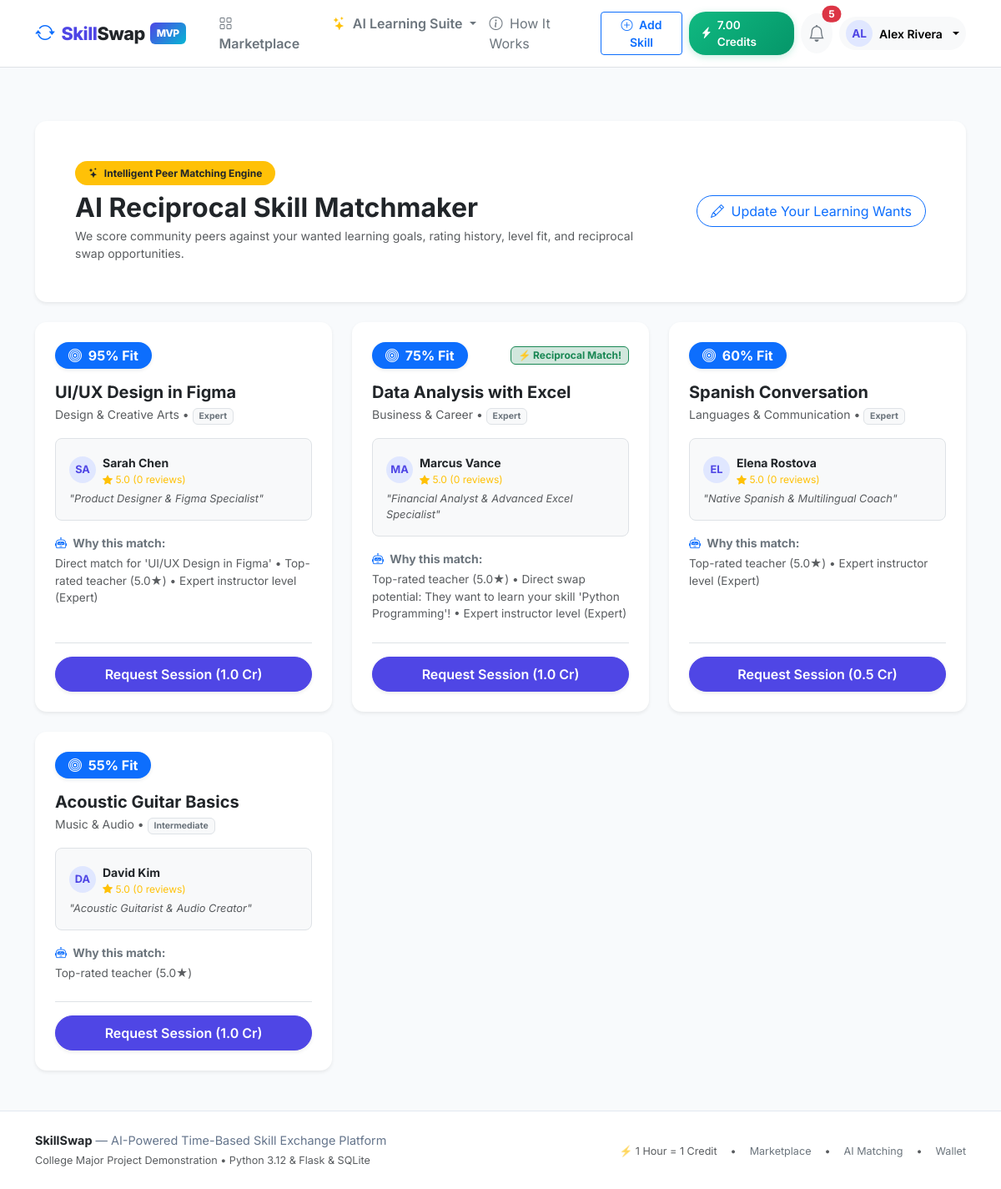
/ai/matching (signed in), run on the app's committed database.
### app/models/wallet.py (models this page shows, shortened)
class Wallet(db.Model):
    __tablename__ = "wallets"
    id = db.Column(db.Integer, primary_key=True)
    user_id = db.Column(db.Integer, db.ForeignKey("users.id"), unique=True, nullable=False, index=True)
    available_balance = db.Column(db.Numeric(8, 2), default=Decimal("0.00"), nullable=False)
    reserved_balance = db.Column(db.Numeric(8, 2), default=Decimal("0.00"), nullable=False)
    updated_at = db.Column(db.DateTime, default=lambda: datetime.now(timezone.utc), onupdate=lambda: datetime.now(timezone.utc), nullable=False)
    user = db.relationship("User", back_populates="wallet")
    transactions = db.relationship(
        "WalletTransaction", back_populates="wallet", cascade="all, delete-orphan", order_by="desc(WalletTransaction.created_at)"
    )

### app/models/user.py (models this page shows, shortened)
class User(UserMixin, db.Model):
    __tablename__ = "users"
    id = db.Column(db.Integer, primary_key=True)
    username = db.Column(db.String(64), unique=True, nullable=False, index=True)
    email = db.Column(db.String(120), unique=True, nullable=False, index=True)
    password_hash = db.Column(db.String(256), nullable=False)
    full_name = db.Column(db.String(100), nullable=False)
    role = db.Column(db.String(20), default="user", nullable=False)  # 'user', 'admin'
    status = db.Column(db.String(20), default="active", nullable=False)  # 'active', 'suspended'
    bio = db.Column(db.Text, default="")
    headline = db.Column(db.String(150), default="")
    location = db.Column(db.String(100), default="")
    timezone = db.Column(db.String(50), default="UTC")
    avatar_path = db.Column(db.String(255), nullable=True)
    created_at = db.Column(db.DateTime, default=lambda: datetime.now(timezone.utc), nullable=False)
    updated_at = db.Column(db.DateTime, default=lambda: datetime.now(timezone.utc), onupdate=lambda: datetime.now(timezone.utc), nullable=False)
    wallet = db.relationship("Wallet", back_populates="user", uselist=False, cascade="all, delete-orphan")
    skills = db.relationship("UserSkill", back_populates="user", cascade="all, delete-orphan", lazy="dynamic")
    availability = db.relationship("AvailabilitySlot", back_populates="user", cascade="all, delete-orphan")
    bookings_as_learner = db.relationship(
        "Booking", foreign_keys="Booking.learner_id", back_populates="learner", lazy="dynamic"
    )
    bookings_as_teacher = db.relationship(
        "Booking", foreign_keys="Booking.teacher_id", back_populates="teacher", lazy="dynamic"
    )
    reviews_given = db.relationship(
        "Review", foreign_keys="Review.reviewer_id", back_populates="reviewer", lazy="dynamic"
    )
    reviews_received = db.relationship(
        "Review", foreign_keys="Review.reviewee_id", back_populates="reviewee", lazy="dynamic"
    )
    notifications = db.relationship("Notification", back_populates="user", cascade="all, delete-orphan", lazy="dynamic")
    roadmaps = db.relationship("LearningRoadmap", back_populates="user", cascade="all, delete-orphan", lazy="dynamic")
    quizzes = db.relationship("GeneratedQuiz", back_populates="user", cascade="all, delete-orphan", lazy="dynamic")
    ai_conversations = db.relationship("AIConversation", back_populates="user", cascade="all, delete-orphan", lazy="dynamic")
    ai_prefs = db.relationship("UserAIPrefs", back_populates="user", uselist=False, cascade="all, delete-orphan")
    @property
    def is_admin(self) -> bool:
        return self.role == "admin"
    @property
    def is_active(self) -> bool:
        return self.status == "active"
    @property
    def average_rating(self) -> float:
        reviews = self.reviews_received.all()
        if not reviews:
            return 5.0
        return round(sum(r.rating for r in reviews) / len(reviews), 1)
    @property
    def review_count(self) -> int:
        return self.reviews_received.count()

### app/models/skills.py (models this page shows, shortened)
class Skill(db.Model):
    __tablename__ = "skills"
    id = db.Column(db.Integer, primary_key=True)
    category_id = db.Column(db.Integer, db.ForeignKey("skill_categories.id"), nullable=False, index=True)
    name = db.Column(db.String(100), nullable=False, index=True)
    category = db.relationship("SkillCategory", back_populates="skills")
    user_skills = db.relationship("UserSkill", back_populates="skill", cascade="all, delete-orphan", lazy="dynamic")
    bookings = db.relationship("Booking", back_populates="skill", lazy="dynamic")
    __table_args__ = (
        db.UniqueConstraint("category_id", "name", name="uq_category_skill_name"),
    )

class SkillCategory(db.Model):
    __tablename__ = "skill_categories"
    id = db.Column(db.Integer, primary_key=True)
    name = db.Column(db.String(64), unique=True, nullable=False, index=True)
    description = db.Column(db.String(255), default="")
    icon = db.Column(db.String(64), default="bi-mortarboard")
    skills = db.relationship("Skill", back_populates="category", cascade="all, delete-orphan", lazy="dynamic")

class UserSkill(db.Model):
    __tablename__ = "user_skills"
    id = db.Column(db.Integer, primary_key=True)
    user_id = db.Column(db.Integer, db.ForeignKey("users.id"), nullable=False, index=True)
    skill_id = db.Column(db.Integer, db.ForeignKey("skills.id"), nullable=False, index=True)
    kind = db.Column(db.String(10), default="offer", nullable=False)  # 'offer' or 'want'
    level = db.Column(db.String(20), default="Intermediate", nullable=False)  # Beginner, Intermediate, Advanced, Expert
    description = db.Column(db.Text, default="")
    session_minutes = db.Column(db.Integer, default=60, nullable=False)
    is_active = db.Column(db.Boolean, default=True, nullable=False)
    created_at = db.Column(db.DateTime, default=lambda: datetime.now(timezone.utc), nullable=False)
    user = db.relationship("User", back_populates="skills")
    skill = db.relationship("Skill", back_populates="user_skills")
    @property
    def credit_cost(self) -> float:
        return round(self.session_minutes / 60.0, 2)

### app/ai/routes.py (the view)
@bp.route("/matching")
@login_required
def matching():
    matches = find_matches_for_user(current_user, limit=20)
    return render_template("ai/matching.html", matches=matches)

### app/templates/ai/matching.html (shortened to what this page needs)
{% extends "base.html" %}
{% block content %}
<div class="container py-4">
  <div class="card p-4 p-md-5 border-0 shadow-sm mb-4">
    <div class="row align-items-center gy-3">
      <div class="col-lg-8">
        <span class="badge bg-warning text-dark px-3 py-2 rounded-pill fw-bold mb-2">
          <i class="bi bi-stars me-1"></i> Intelligent Peer Matching Engine
        </span>
        <h2 class="fw-bold mb-1">AI Reciprocal Skill Matchmaker</h2>
        <p class="text-muted small mb-0">
          We score community peers against your wanted learning goals, rating history, level fit, and reciprocal swap opportunities.
        </p>
      </div>
      <div class="col-lg-4 text-lg-end">
        <a href="{{ url_for('skills.new') }}" class="btn btn-outline-primary rounded-pill px-3">
          <i class="bi bi-pencil me-1"></i> Update Your Learning Wants
        </a>
      </div>
    </div>
  </div>
  {% if matches %}
    <div class="row g-4">
      {% for match in matches %}
        <div class="col-md-6 col-lg-4">
          <div class="card h-100 p-4 border-0 shadow-sm card-hover d-flex flex-column">
            <div class="d-flex justify-content-between align-items-center mb-3">
              <span class="badge bg-primary fs-6 px-3 py-2 rounded-pill shadow-sm">
                <i class="bi bi-bullseye me-1"></i> {{ match.score }}% Fit
              </span>
              {% if match.has_reciprocal %}
                <span class="badge bg-success-subtle text-success border border-success fw-bold px-2 py-1">
                  ⚡ Reciprocal Match!
                </span>
              {% endif %}
            </div>
            <h5 class="fw-bold mb-1 text-dark">{{ match.skill.name }}</h5>
            <div class="text-muted small mb-3">
              {{ match.skill.category.name }} • <span class="badge bg-light text-secondary border">{{ match.user_skill.level }}</span>
            </div>
            <div class="p-3 bg-light rounded-3 border mb-3">
              <div class="d-flex align-items-center gap-2 mb-1">
                <div class="avatar-circle" style="width: 32px; height: 32px; font-size: 0.8rem;">
                  {{ match.teacher.username[:2].upper() }}
                </div>
                <div>
                  <a href="{{ url_for('auth.profile', username=match.teacher.username) }}" class="fw-bold small text-decoration-none text-dark">
                    {{ match.teacher.full_name }}
                  </a>
                  <div class="text-warning small" style="font-size: 0.75rem;">
                    <i class="bi bi-star-fill"></i> {{ match.teacher.average_rating }} ({{ match.teacher.review_count }} reviews)
                  </div>
                </div>
              </div>
              {% if match.teacher.headline %}
                <div class="text-muted small fst-italic mt-1" style="font-size: 0.8rem;">"{{ match.teacher.headline }}"</div>
              {% endif %}
            </div>
            <div class="mb-4 flex-grow-1">
              <div class="fw-bold text-secondary small mb-1">
                <i class="bi bi-robot text-primary me-1"></i> Why this match:
              </div>
              <p class="text-muted small mb-0" style="font-size: 0.85rem; line-height: 1.5;">
                {{ match.explanation }}
              </p>
            </div>
            <div class="pt-3 border-top mt-auto">
              <a href="{{ url_for('bookings.new', user_skill_id=match.user_skill.id) }}" class="btn btn-primary w-100 rounded-pill fw-semibold shadow-sm">
                Request Session ({{ match.user_skill.credit_cost }} Cr)
              </a>
            </div>
          </div>
        </div>
      {% endfor %}
    </div>
  {% endif %}
</div>
{% endblock %}

### app/templates/base.html (shortened to what this page needs)
<!DOCTYPE html>
<html lang="en">
<head>
  <link href="https://cdn.jsdelivr.net/npm/bootstrap@5.3.3/dist/css/bootstrap.min.css" rel="stylesheet">
  <link rel="stylesheet" href="https://cdn.jsdelivr.net/npm/bootstrap-icons@1.11.3/font/bootstrap-icons.min.css">
  <link rel="stylesheet" href="{{ url_for('static', filename='css/custom.css') }}">
</head>
<body>
  <nav class="navbar navbar-expand-lg navbar-light bg-white border-bottom sticky-top py-2">
    <div class="container">
      <a class="navbar-brand d-flex align-items-center" href="{{ url_for('dashboard.index') }}">
        <i class="bi bi-arrow-repeat text-primary me-2 fs-4"></i>
        <span>Skill<span class="text-dark">Swap</span></span>
        <span class="brand-badge">MVP</span>
      </a>
      <div class="collapse navbar-collapse" id="navbarMain">
        <ul class="navbar-nav me-auto mb-2 mb-lg-0 ms-lg-3">
          <li class="nav-item">
            <a class="nav-link fw-semibold text-secondary" href="{{ url_for('skills.index') }}">
              <i class="bi bi-grid me-1"></i> Marketplace
            </a>
          </li>
          <li class="nav-item dropdown">
            <a class="nav-link dropdown-toggle fw-semibold text-secondary" href="#" role="button" data-bs-toggle="dropdown">
              <i class="bi bi-stars text-warning me-1"></i> AI Learning Suite
            </a>
          </li>
          <li class="nav-item">
            <a class="nav-link text-secondary" href="#" data-bs-toggle="modal" data-bs-target="#howItWorksModal">
              <i class="bi bi-info-circle me-1"></i> How It Works
            </a>
          </li>
        </ul>
        <div class="d-flex align-items-center gap-2">
          {% if current_user.is_authenticated %}
            <a href="{{ url_for('skills.new') }}" class="btn btn-outline-primary btn-sm fw-semibold d-none d-md-inline-block">
              <i class="bi bi-plus-circle me-1"></i> Add Skill
            </a>
            <a href="{{ url_for('wallet.index') }}" class="credit-pill" title="1 Hour Teaching = 1 Credit">
              <i class="bi bi-lightning-charge-fill"></i>
              <span>{{ current_user.wallet.available_balance if current_user.wallet else '0.00' }} Credits</span>
            </a>
            <a href="{{ url_for('notifications.index') }}" class="btn btn-light position-relative p-2 rounded-circle" title="Notifications">
              <i class="bi bi-bell fs-5 text-secondary"></i>
              {% if unread_count > 0 %}
                <span class="position-absolute top-0 start-100 translate-middle badge rounded-pill bg-danger">
                  {{ unread_count }}
                </span>
              {% endif %}
            </a>
            <div class="dropdown">
              <button class="btn btn-light dropdown-toggle d-flex align-items-center gap-2 border-0 rounded-pill px-2 py-1" data-bs-toggle="dropdown">
                <div class="avatar-circle" style="width: 32px; height: 32px; font-size: 0.85rem;">
                  {{ current_user.username[:2].upper() }}
                </div>
                <span class="fw-semibold small d-none d-lg-inline">{{ current_user.full_name }}</span>
              </button>
            </div>
          {% else %}
            <a href="{{ url_for('auth.login') }}" class="btn btn-link text-decoration-none text-secondary fw-semibold">Sign In</a>
            <a href="{{ url_for('auth.register') }}" class="btn btn-primary fw-semibold shadow-sm">
              Get Started <span class="badge bg-warning text-dark ms-1">+2.0 Cr</span>
            </a>
          {% endif %}
        </div>
      </div>
    </div>
  </nav>
  <main class="py-4">
    {% block content %}{% endblock %}
  </main>
  <footer class="mt-auto">
    <div class="container">
      <div class="row gy-3 align-items-center">
        <div class="col-md-6 text-center text-md-start">
          <span class="fw-bold text-dark">SkillSwap</span> — AI-Powered Time-Based Skill Exchange Platform
          <div class="text-muted small mt-1">College Major Project Demonstration • Python 3.12 & Flask & SQLite</div>
        </div>
        <div class="col-md-6 text-center text-md-end">
          <div class="d-inline-flex gap-3 text-muted small">
            <span>⚡ 1 Hour = 1 Credit</span>
            <span>•</span>
            <a href="{{ url_for('skills.index') }}" class="text-decoration-none text-secondary">Marketplace</a>
            <span>•</span>
            <a href="{{ url_for('ai.matching') }}" class="text-decoration-none text-secondary">AI Matching</a>
            <span>•</span>
            <a href="{{ url_for('wallet.index') }}" class="text-decoration-none text-secondary">Wallet</a>
          </div>
        </div>
      </div>
    </div>
  </footer>
</body>
</html>

### data on the page
Wallet: wallet "7.00"
User: username "AL", full_name "Alex Rivera"
Skill: skill.name "UI/UX Design in Figma"
SkillCategory: skill.category.name "Design & Creative Arts"
UserSkill: user_skill.level "Expert", user_skill.credit_cost "1.0"
User: teacher "SA", teacher.full_name "Sarah Chen", teacher.headline "Product Designer & Figma Specialist"
Skill: skill.name "Data Analysis with Excel"
SkillCategory: skill.category.name "Business & Career"
UserSkill: user_skill.level "Expert", user_skill.credit_cost "1.0"
User: teacher "MA", teacher.full_name "Marcus Vance", teacher.headline "Financial Analyst & Advanced Excel Specialist"
Skill: skill.name "Spanish Conversation"
SkillCategory: skill.category.name "Languages & Communication"
UserSkill: user_skill.level "Expert", user_skill.credit_cost "0.5"
User: teacher "EL", teacher.full_name "Elena Rostova", teacher.headline "Native Spanish & Multilingual Coach"
Skill: skill.name "Acoustic Guitar Basics"
SkillCategory: skill.category.name "Music & Audio"
UserSkill: user_skill.level "Intermediate", user_skill.credit_cost "1.0"
User: teacher "DA", teacher.full_name "David Kim", teacher.headline "Acoustic Guitarist & Audio Creator"

### other printed values
{{ unread_count }} "5"
{{ match.score }} "95" "75" "60" "55"
{{ match.teacher.average_rating }} "5.0" "5.0" "5.0" "5.0"
{{ match.teacher.review_count }} "0" "0" "0" "0"
{{ match.explanation }} "Direct match for 'UI/UX Design in Figma' • Top-rated teacher (5.0★) • Expert instructor level (Expert)" "Top-rated teacher (5.0★) • Direct swap potential: They want to learn your skill 'Python Programming'! • Expert instructor level (Expert)" "Top-rated teacher (5.0★) • Expert instructor level (Expert)" "Top-rated teacher (5.0★)"
